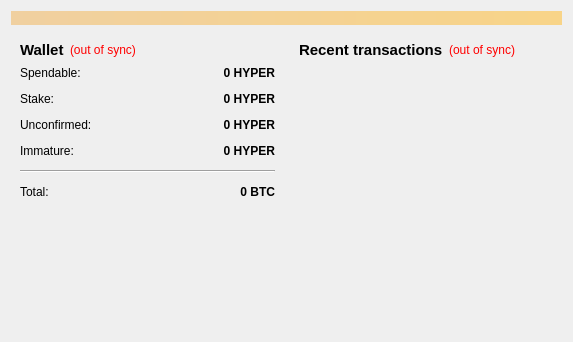
<?xml version="1.0" encoding="UTF-8"?>
<ui version="4.0">
 <class>OverviewPage</class>
 <widget class="QWidget" name="OverviewPage">
  <property name="geometry">
   <rect>
    <x>0</x>
    <y>0</y>
    <width>573</width>
    <height>342</height>
   </rect>
  </property>
  <property name="windowTitle">
   <string>Form</string>
  </property>
  <layout class="QVBoxLayout" name="topLayout">
   <item>
    <widget class="QLabel" name="labelAlerts">
     <property name="visible">
      <bool>false</bool>
     </property>
     <property name="styleSheet">
      <string notr="true">background-color: qlineargradient(x1: 0, y1: 0, x2: 1, y2: 0, stop:0 #F0D0A0, stop:1 #F8D488);  color:#000000
</string>
     </property>
     <property name="wordWrap">
      <bool>true</bool>
     </property>
     <property name="margin">
      <number>3</number>
     </property>
    </widget>
   </item>
   <item>
    <layout class="QHBoxLayout" name="horizontalLayout" stretch="1,1">
     <item>
      <layout class="QVBoxLayout" name="verticalLayout_2">
       <item>
        <widget class="QWidget" name="widget" native="true">
         <layout class="QVBoxLayout" name="verticalLayout_4">
          <item>
           <layout class="QHBoxLayout" name="horizontalLayout_4">
            <item>
             <widget class="QLabel" name="label_5">
              <property name="font">
               <font>
                <pointsize>11</pointsize>
                <weight>75</weight>
                <bold>true</bold>
               </font>
              </property>
              <property name="text">
               <string>Wallet</string>
              </property>
             </widget>
            </item>
            <item>
             <widget class="QLabel" name="labelWalletStatus">
              <property name="toolTip">
               <string>The displayed information may be out of date. Your wallet automatically synchronizes with the hyper network after a connection is established, but this process has not completed yet.</string>
              </property>
              <property name="styleSheet">
               <string notr="true">QLabel { color: red; }</string>
              </property>
              <property name="text">
               <string notr="true">(out of sync)</string>
              </property>
              <property name="alignment">
               <set>Qt::AlignLeading|Qt::AlignLeft|Qt::AlignVCenter</set>
              </property>
             </widget>
            </item>
            <item>
             <spacer name="horizontalSpacer_2">
              <property name="orientation">
               <enum>Qt::Horizontal</enum>
              </property>
              <property name="sizeHint" stdset="0">
               <size>
                <width>40</width>
                <height>20</height>
               </size>
              </property>
             </spacer>
            </item>
           </layout>
          </item>
          <item>
           <layout class="QFormLayout" name="formLayout_2">
            <property name="fieldGrowthPolicy">
             <enum>QFormLayout::AllNonFixedFieldsGrow</enum>
            </property>
            <property name="horizontalSpacing">
             <number>12</number>
            </property>
            <property name="verticalSpacing">
             <number>12</number>
            </property>
            <item row="0" column="0">
             <widget class="QLabel" name="label">
              <property name="text">
               <string>Spendable:</string>
              </property>
             </widget>
            </item>
            <item row="0" column="1">
             <widget class="QLabel" name="labelBalance">
              <property name="font">
               <font>
                <weight>75</weight>
                <bold>true</bold>
               </font>
              </property>
              <property name="cursor">
               <cursorShape>IBeamCursor</cursorShape>
              </property>
              <property name="toolTip">
               <string>Your current spendable balance</string>
              </property>
              <property name="text">
               <string notr="true">0 HYPER</string>
              </property>
              <property name="alignment">
               <set>Qt::AlignRight|Qt::AlignTrailing|Qt::AlignVCenter</set>
              </property>
              <property name="textInteractionFlags">
               <set>Qt::LinksAccessibleByMouse|Qt::TextSelectableByKeyboard|Qt::TextSelectableByMouse</set>
              </property>
             </widget>
            </item>
            <item row="1" column="0">
             <widget class="QLabel" name="label_6">
              <property name="text">
               <string>Stake:</string>
              </property>
             </widget>
            </item>
            <item row="1" column="1">
             <widget class="QLabel" name="labelStake">
              <property name="font">
               <font>
                <weight>75</weight>
                <bold>true</bold>
               </font>
              </property>
              <property name="cursor">
               <cursorShape>IBeamCursor</cursorShape>
              </property>
              <property name="toolTip">
               <string>Total of coins that was staked, and do not yet count toward the current balance</string>
              </property>
              <property name="text">
               <string notr="true">0 HYPER</string>
              </property>
              <property name="alignment">
               <set>Qt::AlignRight|Qt::AlignTrailing|Qt::AlignVCenter</set>
              </property>
              <property name="textInteractionFlags">
               <set>Qt::LinksAccessibleByMouse|Qt::TextSelectableByKeyboard|Qt::TextSelectableByMouse</set>
              </property>
             </widget>
            </item>
            <item row="2" column="0">
             <widget class="QLabel" name="label_3">
              <property name="text">
               <string>Unconfirmed:</string>
              </property>
             </widget>
            </item>
            <item row="2" column="1">
             <widget class="QLabel" name="labelUnconfirmed">
              <property name="font">
               <font>
                <weight>75</weight>
                <bold>true</bold>
               </font>
              </property>
              <property name="cursor">
               <cursorShape>IBeamCursor</cursorShape>
              </property>
              <property name="toolTip">
               <string>Total of transactions that have yet to be confirmed, and do not yet count toward the current balance</string>
              </property>
              <property name="text">
               <string notr="true">0 HYPER</string>
              </property>
              <property name="alignment">
               <set>Qt::AlignRight|Qt::AlignTrailing|Qt::AlignVCenter</set>
              </property>
              <property name="textInteractionFlags">
               <set>Qt::LinksAccessibleByMouse|Qt::TextSelectableByKeyboard|Qt::TextSelectableByMouse</set>
              </property>
             </widget>
            </item>
            <item row="3" column="0">
             <widget class="QLabel" name="labelImmatureText">
              <property name="text">
               <string>Immature:</string>
              </property>
             </widget>
            </item>
            <item row="3" column="1">
             <widget class="QLabel" name="labelImmature">
              <property name="font">
               <font>
                <weight>75</weight>
                <bold>true</bold>
               </font>
              </property>
              <property name="toolTip">
               <string>Mined balance that has not yet matured</string>
              </property>
              <property name="text">
               <string notr="true">0 HYPER</string>
              </property>
              <property name="alignment">
               <set>Qt::AlignRight|Qt::AlignTrailing|Qt::AlignVCenter</set>
              </property>
              <property name="textInteractionFlags">
               <set>Qt::LinksAccessibleByMouse|Qt::TextSelectableByKeyboard|Qt::TextSelectableByMouse</set>
              </property>
             </widget>
            </item>
            <item row="4" column="0" colspan="2">
             <widget class="Line" name="line">
              <property name="orientation">
               <enum>Qt::Horizontal</enum>
              </property>
             </widget>
            </item>
            <item row="5" column="0">
             <widget class="QLabel" name="labelTotalText">
              <property name="text">
               <string>Total:</string>
              </property>
             </widget>
            </item>
            <item row="5" column="1">
             <widget class="QLabel" name="labelTotal">
              <property name="font">
               <font>
                <weight>75</weight>
                <bold>true</bold>
               </font>
              </property>
              <property name="cursor">
               <cursorShape>IBeamCursor</cursorShape>
              </property>
              <property name="toolTip">
               <string>Your current total balance</string>
              </property>
              <property name="text">
               <string notr="true">0 BTC</string>
              </property>
              <property name="alignment">
               <set>Qt::AlignRight|Qt::AlignTrailing|Qt::AlignVCenter</set>
              </property>
              <property name="textInteractionFlags">
               <set>Qt::LinksAccessibleByMouse|Qt::TextSelectableByKeyboard|Qt::TextSelectableByMouse</set>
              </property>
             </widget>
            </item>
           </layout>
          </item>
         </layout>
        </widget>
       </item>
       <item>
        <spacer name="verticalSpacer">
         <property name="orientation">
          <enum>Qt::Vertical</enum>
         </property>
         <property name="sizeHint" stdset="0">
          <size>
           <width>20</width>
           <height>40</height>
          </size>
         </property>
        </spacer>
       </item>
      </layout>
     </item>
     <item>
      <layout class="QVBoxLayout" name="verticalLayout_3">
       <item>
        <widget class="QWidget" name="widget_2" native="true">
         <layout class="QVBoxLayout" name="verticalLayout">
          <item>
           <layout class="QHBoxLayout" name="horizontalLayout_2">
            <item>
             <widget class="QLabel" name="label_4">
              <property name="font">
               <font>
                <pointsize>11</pointsize>
                <weight>75</weight>
                <bold>true</bold>
               </font>
              </property>
              <property name="text">
               <string>&lt;b&gt;Recent transactions&lt;/b&gt;</string>
              </property>
             </widget>
            </item>
            <item>
             <widget class="QLabel" name="labelTransactionsStatus">
              <property name="toolTip">
               <string>The displayed information may be out of date. Your wallet automatically synchronizes with the hyper network after a connection is established, but this process has not completed yet.</string>
              </property>
              <property name="styleSheet">
               <string notr="true">QLabel { color: red; }</string>
              </property>
              <property name="text">
               <string notr="true">(out of sync)</string>
              </property>
              <property name="alignment">
               <set>Qt::AlignRight|Qt::AlignTrailing|Qt::AlignVCenter</set>
              </property>
             </widget>
            </item>
            <item>
             <spacer name="horizontalSpacer">
              <property name="orientation">
               <enum>Qt::Horizontal</enum>
              </property>
              <property name="sizeHint" stdset="0">
               <size>
                <width>40</width>
                <height>20</height>
               </size>
              </property>
             </spacer>
            </item>
           </layout>
          </item>
          <item>
           <widget class="QListView" name="listTransactions">
            <property name="styleSheet">
             <string notr="true">QListView { background: transparent; }</string>
            </property>
            <property name="frameShape">
             <enum>QFrame::NoFrame</enum>
            </property>
            <property name="verticalScrollBarPolicy">
             <enum>Qt::ScrollBarAlwaysOff</enum>
            </property>
            <property name="horizontalScrollBarPolicy">
             <enum>Qt::ScrollBarAlwaysOff</enum>
            </property>
            <property name="selectionMode">
             <enum>QAbstractItemView::NoSelection</enum>
            </property>
           </widget>
          </item>
         </layout>
        </widget>
       </item>
      </layout>
     </item>
    </layout>
   </item>
  </layout>
 </widget>
 <resources/>
 <connections/>
</ui>
